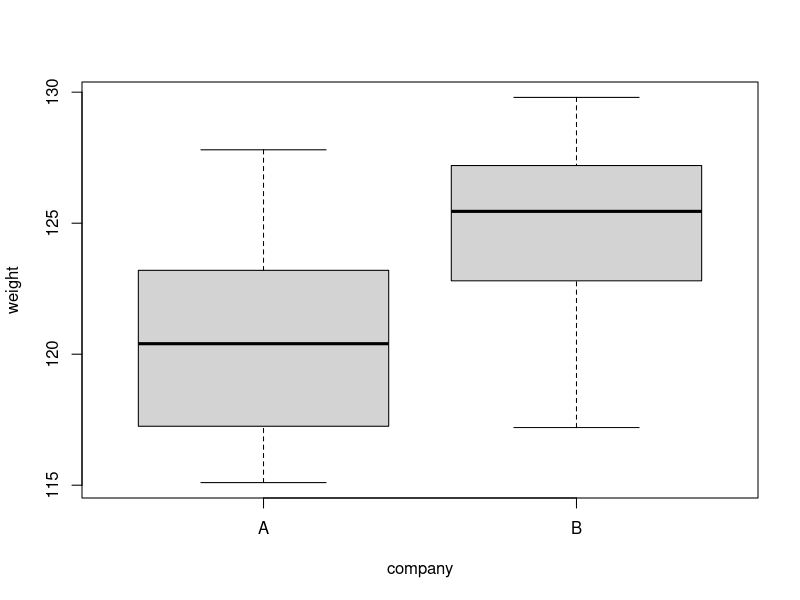
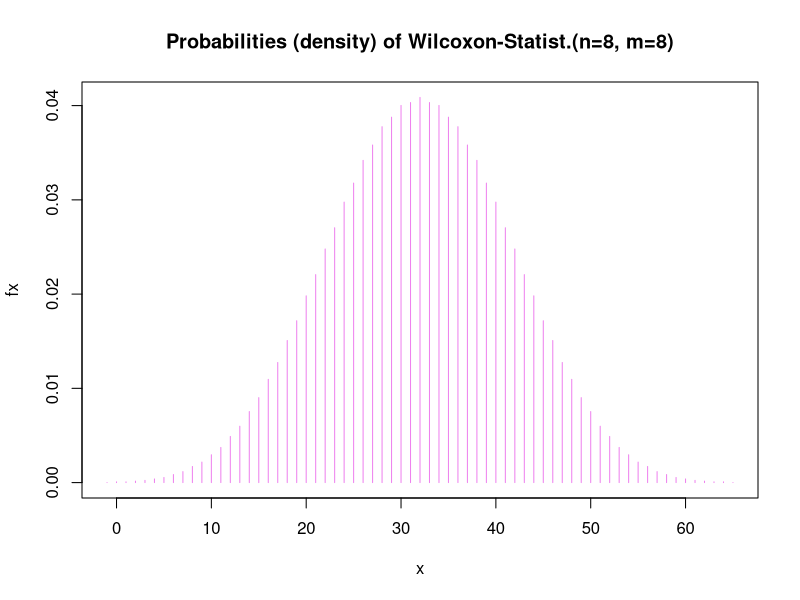

Recreate these plots in R, in order. (Note: this script raises an error after producing the figures.)
## ---- chunk 1
A <- c(117.1, 121.3, 127.8, 121.9, 117.4, 124.5, 119.5, 115.1)
B <- c(123.5, 125.3, 126.5, 127.9, 122.1, 125.6, 129.8, 117.2)
dat <- data.frame(weight = c(A,B), 
                  company = rep(c("A","B"), each=8))
dat$company <- factor(dat$company)
boxplot(weight ~ company, data = dat)
## ---- chunk 2
# Use help(wilcox.test) to determine the inputs for this function. You can use ~ to specify the relationship between weight and company.
wt = 
## ---- chunk 3
x <- -1: (8*8 + 1) 
# The p-value is calculated by determining the index for which the cumulative sum of fx exceeds 0.05. Therefore, we should be careful to index correctly on x as well.

fx <- dwilcox(x, 8, 8) # dwilcox is a builtin R function that determines the Wilcoxon distribution given the sizes of the two samples

thresholdValue <- 0.025 # two-sided test since we want 0.025 as both ends

ix <- which(cumsum(fx) <= thresholdValue) # cumulative sum is summing probabilities up to the edge of the rejection region in order to determine the p-value. However, the edge of the rejection region might not be exactly at a significance level of 0.05 as the value of alpha will likely fall between the discrete values of the W distribution.

tx <- x[length(ix)] # determines the maximum x-value for which the sum of probabilities is still under the threshold value

# Plot the distribution, rejection region, and observed test statistic
plot(x, fx, type = "h", col = "violet",
     main =  "Probabilities (density) of Wilcoxon-Statist.(n=8, m=8)") + abline(v=wt$statistic, col="blue")+ polygon(c(x[x <= tx], tx, tx), c(fx[x <= tx], 0, 0), col=rgb(1, 0, 0,0.5), border=NA) 
## ---- chunk 4
# Combine the data from group A and B 
pooled <- c(A,B)

# Try resampling the combined data from above. What are we trying to calculate here? Use help(sample) to get started.

## ---- chunk 5
# Divide the combined data into two groups and calculate their difference in means 2000 times  
nresamples <- 2000
dist <- replicate(nresamples, mean(sample(pooled, length(A), FALSE))-mean(sample(pooled, length(B), FALSE)))

# Plot the histogram
histogram = hist(dist, xlim = c(-6, 6), col = "black", breaks = 100)
thresholdValue <- 0.025
ix <- which(cumsum(histogram$counts)/nresamples <= thresholdValue)
tx <- histogram$breaks[length(ix)]
tx
abline(v = mean(A)-mean(B), col = "blue", lwd = 2)
polygon(x=c(-6,-6,tx,tx), y=c(0,60,60,0), col="#FF990022", border=F)
